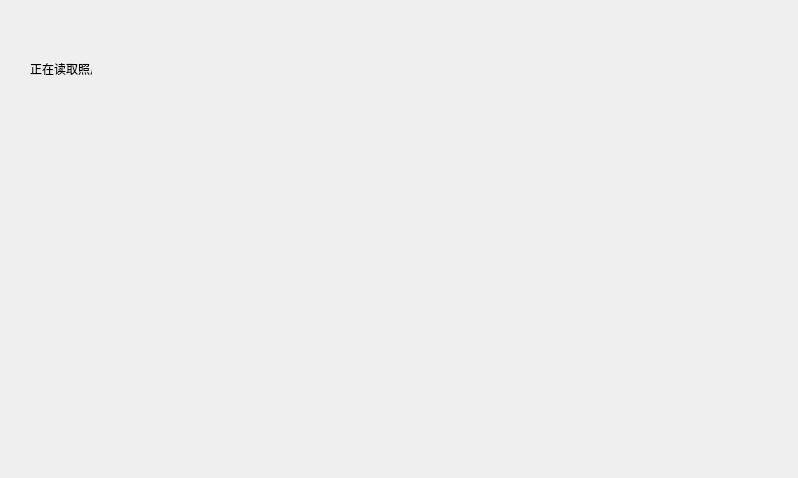
<?xml version="1.0" encoding="UTF-8"?>
<ui version="4.0">
 <class>MainWindow</class>
 <widget class="QMainWindow" name="MainWindow">
  <property name="geometry">
   <rect>
    <x>0</x>
    <y>0</y>
    <width>798</width>
    <height>478</height>
   </rect>
  </property>
  <property name="windowTitle">
   <string>MainWindow</string>
  </property>
  <widget class="QWidget" name="centralWidget">
   <property name="styleSheet">
    <string notr="true"/>
   </property>
   <widget class="QLabel" name="label">
    <property name="geometry">
     <rect>
      <x>30</x>
      <y>60</y>
      <width>62</width>
      <height>17</height>
     </rect>
    </property>
    <property name="text">
     <string>正在读取照片</string>
    </property>
   </widget>
   <widget class="QLabel" name="label_2">
    <property name="geometry">
     <rect>
      <x>30</x>
      <y>90</y>
      <width>62</width>
      <height>17</height>
     </rect>
    </property>
    <property name="text">
     <string/>
    </property>
   </widget>
  </widget>
 </widget>
 <layoutdefault spacing="6" margin="11"/>
 <resources/>
 <connections/>
</ui>
